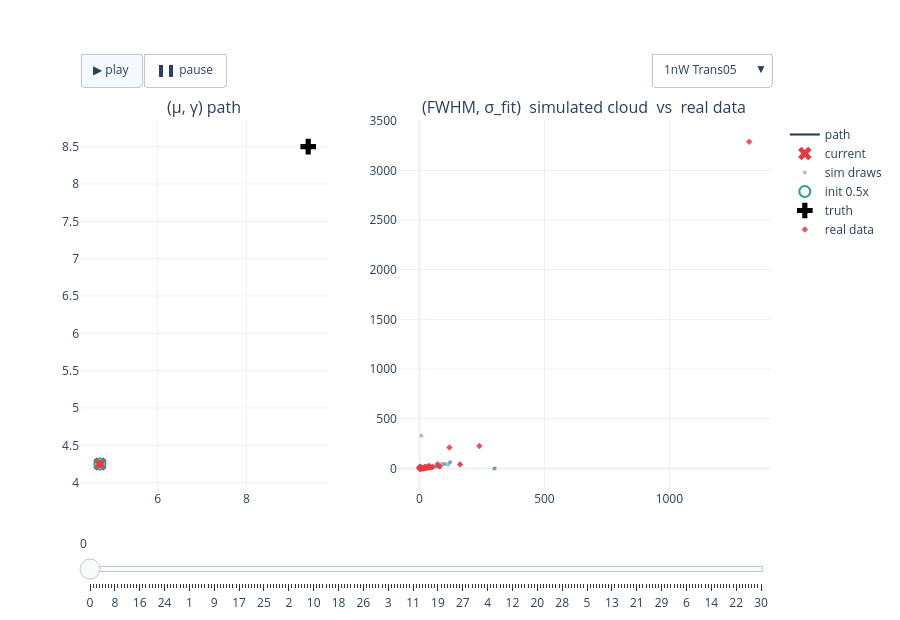

Source (notebook cell):
### Code cell
# FIG 1a — 1nW interactive: path + cloud, experiment dropdown + play/slider   (22a verbatim)
fig_1nW = build_power_figure(RESULTS, '1nW')
if fig_1nW is not None:
    _h = os.path.join(REPO_ROOT, 'notebooks', '23_fisher_uncertainties', '23e-fig1a-1nW-paths-clouds.html')
    fig_1nW.write_html(_h, include_plotlyjs='cdn', config=CONFIG_PLOT)
    print('wrote', _h, f'({os.path.getsize(_h)/1e6:.1f} MB)')
    fig_1nW.show(config=CONFIG_PLOT)
